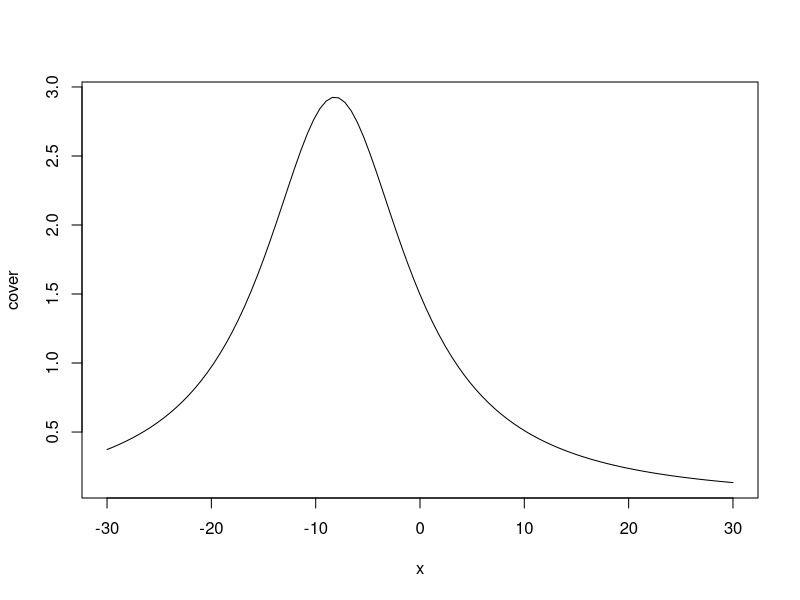

R code for this plot: (Note: this script raises an error after producing the figure.)
#Example of Lorentzian Peak distribution to calculate peak widths and height
#define function
fun.SBCO2<-function(x) {
  (2.9268/(1+((x--8.1620)/8.3461)^2))
}
#plot curve to check shape
curve(fun.SBCO2, -30,30, ylab = "cover")

#find peak x value (x)
optimize(fun.SBCO2, interval = c(-30,30), maximum = TRUE) 
# Peak value = -8.162

#find peak height (y value)
(2.9268/(1+(-8.162--8.1620)/8.3461)^2)
#Peak height value = 2.9268

#Width of a peak (Full width at half the maximum)
#half the maximum peak height(z=y/2)
2.9268/2
z= 1.4634
fun.SBCO2(x=-16.508098)
fun.SBCO2(x=0.18410)

#Peak Width
#Full width half maximum
FWHM.SB <- 0.18410-(-16.508098)
#16.692198

#Half width of half maximum
HWHM.SB <-FWHM.SB/2
#8.346099

#######################
#Sigmoidal distribution metrics of inflection point and area of change

#define function:
fun.SBCO2<-function(x) {
  (2.9268/(1+((x--8.1620)/8.3461)^2))
}
#plot curve to visualize
curve(fun.MF.SB.Sig, -32,32, ylab = "cover")

#Calculate first derivative
D(expression(44.585 + -14.3125/(1+exp(-(x-1.6314)/1.0975))), 'x')

#Function of first derivative
fun.MFSB.TOCkg.D1 <-function(x){-(14.3125 * (exp(-(x - 1.6314)/1.0975) * (1/1.0975))/(1 + exp(-(x - 
                                                                                                  1.6314)/1.0975))^2)}
#Plot first derivative for visualization
curve(fun.MFSB.TOCkg.D1, -32,32) 

#produces 1st derivative minimum (in this case)/ inflection point of original equation
optimize(fun.MFSB.TOCkg.D1, interval = c(-32,32) ) #returns maximum
#minimum
#[1] 1.6314 #<- This is the inflection point for MFSB TOC

#Y value for inflection point using minimum
fun.MFSB.TOCkg.D1_Y <- 44.585 + (-14.3125/(1+exp(-(-1.6314-1.6314)/1.0975)))
print(fun.MFSB.TOCkg.D1_Y) #
#43.8885 <-----Y Value of Inflection Point

#Calculation of 2nd Derivative
D(expression(-(14.3125 * (exp(-(x - 1.6314)/1.0975) * (1/1.0975))/(1 + exp(-(x - 
                                                                               1.6314)/1.0975))^2)), 'x')
#2nd Derivative
fun.MFSB.TOCkg.D2 <- function(x) {14.3125 * (exp(-(x - 1.6314)/1.0975) * (1/1.0975) * (1/1.0975))/(1 + 
                                 exp(-(x - 1.6314)/1.0975))^2 - 14.3125 * (exp(-(x - 1.6314)/1.0975) * 
                               (1/1.0975)) * (2 * (exp(-(x - 1.6314)/1.0975) * (1/1.0975) *
                                    (1 + exp(-(x - 1.6314)/1.0975))))/((1 + exp(-(x - 1.6314)/1.0975))^2)^2
  }
#Plot of 2nd Derivative
curve(fun.MFSB.TOCkg.D2, -32,32)

optimize(fun.MFSB.TOCkg.D2, interval = c(-32,1000), maximum = TRUE) # Max of 2nd derivative
optimize(fun.MFSB.TOCkg.D2, interval = c(-32,32)) # Minimum of 2nd derivative

#MF.SB AoT
#0.1860423 to 3.076766

